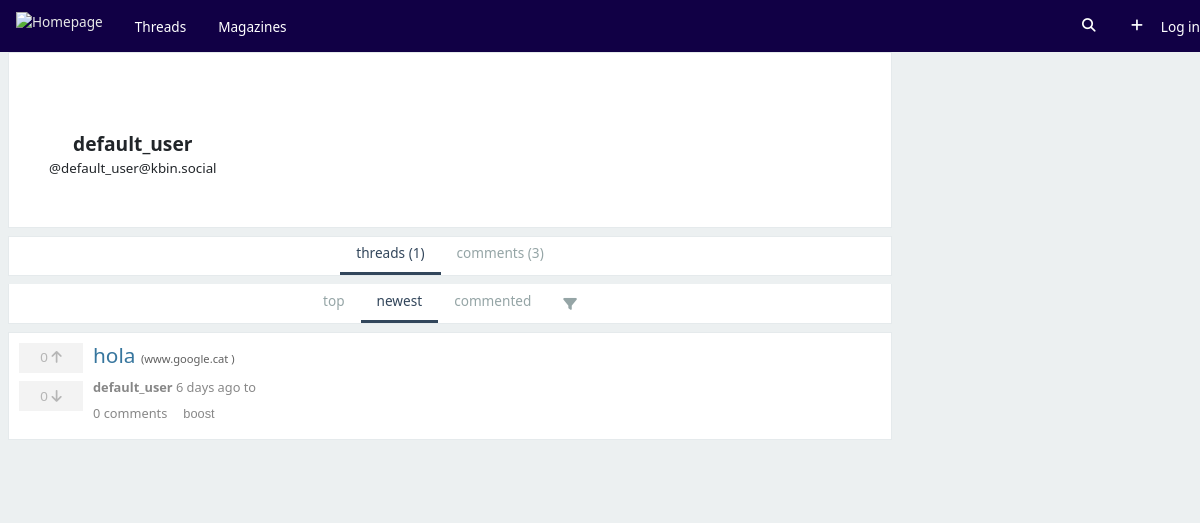
The page /u/default_user on the database its author committed.
### api/models/user.py (models this page shows, shortened)
class User(models.Model):
    username = models.CharField(max_length=32, primary_key=True)
    description = models.TextField(default="")
    cover = models.ImageField(default="")
    avatar = models.ImageField(default="")
    email = models.EmailField(unique=True)

### api/models/thread.py (models this page shows, shortened)
class Publicacio(models.Model):
    num_likes = models.PositiveIntegerField(default=0)
    num_dislikes = models.PositiveIntegerField(default=0)
    author = models.ForeignKey(User, on_delete=models.CASCADE, default='default_user')
    title = models.TextField(max_length=255, default='')
    body = models.TextField(max_length=35000, null=True)
    creation_data = models.DateTimeField(default=timezone.now)
    num_coments = models.PositiveIntegerField(default=0)
    num_boosts = models.PositiveIntegerField(default=0)
    magazine = models.ForeignKey(Magazine, on_delete=models.CASCADE)
    def temps_desde_creacio(self):
        temps = timezone.now()
        diff = temps - self.creation_data
        anys = diff.days // 365
        if anys > 0:
            return "{} years ago".format(anys)
        mesos = diff.days // 30
        if mesos > 0:
            if mesos == 1: return "1 month ago"
            return "{} months ago".format(mesos)
        setmanes = diff.days // 7
        if setmanes > 0:
            if setmanes == 1: return "1 week ago"
            return "{} weeks ago".format(setmanes)
        dies = diff.days % 7
        if dies > 0:
            if dies == 1: return "1 day ago"
            return "{} days ago".format(dies)

class Link(Publicacio):
    url = models.TextField(max_length=35000,default='')

class Publicacio(models.Model):
    num_likes = models.PositiveIntegerField(default=0)
    num_dislikes = models.PositiveIntegerField(default=0)
    author = models.ForeignKey(User, on_delete=models.CASCADE, default='default_user')
    title = models.TextField(max_length=255, default='')
    body = models.TextField(max_length=35000, null=True)
    creation_data = models.DateTimeField(default=timezone.now)
    num_coments = models.PositiveIntegerField(default=0)
    num_boosts = models.PositiveIntegerField(default=0)
    magazine = models.ForeignKey(Magazine, on_delete=models.CASCADE)
    def temps_desde_creacio(self):
        temps = timezone.now()
        diff = temps - self.creation_data
        anys = diff.days // 365
        if anys > 0:
            return "{} years ago".format(anys)
        mesos = diff.days // 30
        if mesos > 0:
            if mesos == 1: return "1 month ago"
            return "{} months ago".format(mesos)
        setmanes = diff.days // 7
        if setmanes > 0:
            if setmanes == 1: return "1 week ago"
            return "{} weeks ago".format(setmanes)
        dies = diff.days % 7
        if dies > 0:
            if dies == 1: return "1 day ago"
            return "{} days ago".format(dies)

### api/views/user_view.py (the view, shortened to what this page needs)
# urls.py: path('u/<str:username>', views.view_user, {'select':'threads','filter': 'tot', 'ordre': 'newest'}, name='view_user'),
def view_user(request, username, filter=None,ordre=None,select='threads'):
    template = loader.get_template('view_user.html')
    obj = User.objects.get(username=username)
    links_tot = Link.objects.filter(author_id=username)
    threads_tot = Thread.objects.filter(author_id=username)
    comments = Comment.objects.filter(author_id=username)
    boosts = Boost.objects.filter(user_id=username)
    nboosts =len(boosts)
    nthreads = len(list(links_tot)+list(threads_tot))
    ncom = len(comments)
    print(ncom)
    if select == 'threads':
        context = {'usuari': obj, 'threads': ordena(links_tot,threads_tot,ordre,filter),
                   'active_option': ordre, 'active_filter': filter, 'selected': select,
                   'n_threads' : nthreads,'n_com' : ncom,'n_boosts' : nboosts}
    return HttpResponse(template.render(context, request))

### api/context_processors.py (called while the page is built)
def usuari_context_processor(request):
    return {'usuari': getattr(request, 'usuari', None)}

### api/views/user_view.py (called while the page is built)
def ordena(links,threads,ordre,filter):
    if filter == 'links':
        tot = links
    elif filter == 'threads':
        tot = threads
    else:
        tot = list(links) + list(threads)
    if ordre == 'top':
        tot = sorted(tot, key=lambda x: x.num_likes, reverse=True)
    elif ordre == 'newest':
        tot = sorted(tot, key=lambda x: x.creation_data, reverse=True)
    elif ordre == 'commented':
        tot = sorted(tot, key=lambda x: x.num_coments, reverse=True)
    return tot

### api/templates/view_user.html (shortened to what this page needs)
{% load static %}
<!DOCTYPE html>
<html lang="en" style="font-size: 100%">
<head>
    <link rel="stylesheet" href="{% static '/css/824.b4cc3385.css' %}" data-turbo-track="reload">
    <link rel="stylesheet" href="{% static '/css/app.910c0aab.css' %}" data-turbo-track="reload">
</head>
<body class="theme--light" data-controller="kbin notifications" data-turbo="false">
{% include 'base.html' %}
<div id="middle" class="page-user page-user-overview">
    <div class="kbin-container">
        <main id="main" data-controller="lightbox timeago" class="">
            {% include 'section_user.html' %}
            <aside class="options" id="options">
                <menu class="options__main" style="align-items: center; justify-content: center;">
                    <li><a href="/u/{{ usuari.username }}" class="{% if selected == "threads" %}active{% endif %}">
                        <span style="vertical-align: inherit;">threads ({{ n_threads }})</span>
                    </a></li>
                    <li><a href="/u/{{ usuari.username }}/commented" class="{% if selected == "com" %}active{% endif %}">
                        <span style="vertical-align: inherit;">comments ({{ n_com }})</span>
                    </a></li>
                </menu>
            </aside>
            {% if selected != "com" %}
                <aside class="options options--top" id="options" style="align-items: center; justify-content: center;">
                    <menu class="options__main no-scroll">
                        <li><a href="/u/{{ usuari.username }}/{%if selected != "threads"%}boosts/{% endif %}top/{{ active_filter }}"
                               class="{% if active_option == 'top' %}active{% endif %}">
                            <font style="vertical-align: inherit;"><font style="vertical-align: inherit;">
                                top
                            </font></font>
                        </a></li>
                        <li><a href="/u/{{ usuari.username }}/{%if selected != "threads"%}boosts/{% endif %}newest/{{ active_filter }}"
                               class="{% if active_option == 'newest' %}active{% endif %}">
                            <font style="vertical-align: inherit;"><font style="vertical-align: inherit;">
                                newest
                            </font></font>
                        </a></li>
                        <li><a href="/u/{{ usuari.username }}/{%if selected != "threads"%}boosts/{% endif %}com/{{ active_filter }}"
                               class="{% if active_option == 'commented' %}active{% endif %}">
                            <font style="vertical-align: inherit;"><font style="vertical-align: inherit;">
                                commented
                            </font></font>
                        </a></li>
                    </menu>
                    <menu class="options__filters">
                        <li class="dropdown">
                            <button aria-label="Filtrar per tipus" title="Filtrar per tipus"><i
                                    class="fa-solid fa-filter"></i>
                            </button>
                        </li>
                    </menu>
                </aside>
            {% endif %}
            <div id="content" class="overview subjects comments-tree comments show-comment-avatar show-post-avatar">
                {% if selected != "com" %}
                    {% for thread in threads %}
                        {% include 'show_threads.html' %}
                    {% endfor %}
                {% else %}
                    {% for comment,thread in pare %}
                        {% include 'un_coment.html' %}
                    {% endfor %}
                {% endif %}
            </div>
        </main>
    </div>
</div>
</body>
</html>

### api/templates/section_user.html (shortened to what this page needs)
<div class="section">
    <div class="user-box">
        {% if usuari.cover and usuari.avatar %}
            <div class="with-cover with-avatar">
        {% elif usuari.cover != '' %}
            <div class="with-cover">
        {% elif usuari.avatar %}
            <div class="with-avatar">
        {% else %}
            <div class="">
        {% endif %}
            <div class="user-main" id="content">
                <div>
                    <div class="row">
                        <h1>{{ usuari.username }}</h1>
                        <small>@{{ usuari.username }}@kbin.social</small>
                    </div>
                </div>
            </div>
        </div>
    </div>
</div>

### api/templates/show_threads.html (shortened to what this page needs)
<!DOCTYPE html>
<html lang="en">
<article
        class="entry section subject{% if thread.author.email == user.email %} own{% endif %}{% if single %} entry--single section--top{% endif %}">
    <header>
        <h1>
            <a rel="nofollow noopener noreferrer" href="{% url 'veure_thread' thread.id 'top' %}">{{ thread.title }}</a>
            {% if thread.url != None %}
                <span class="entry__domain">
                (<a href="https://{{ thread.url }}" target="_blank">{{ thread.url }} </a>)
                </span>
            {% endif %}
        </h1>
    </header>
    <aside class="meta entry__meta">
        <a class="user-inline" href="/u/{{ thread.author_id }}">{{ thread.author_id }}</a>
        <time class="timeago"
              datetime="{{ thread.temps_desde_creacio }}">{{ thread.temps_desde_creacio }}</time>
        <span> to </span>
    </aside>
    <aside class="vote">
        <form action="{% url 'votar_thread' thread.id %}" name="votar_thread" method="post" class="vote__up">
            <button type="submit" title="Vots positius" aria-label="Vots positius">
                <span data-subject-target="favCounter">{{ thread.num_likes }}</span>
                <span><i class="fa-solid fa-arrow-up"></i></span>
            </button>
        </form>
        <form action="{% url 'votar_thread' thread.id %}" name="votar_thread" method="post" class="vote__down">
            <button type="submit" title="Vots negatius" aria-label="Vots negatius">
                <span data-subject-target="downvoteCounter">{{ thread.num_dislikes }}</span> <span><i
                    class="fa-solid fa-arrow-down"></i></span>
            </button>
        </form>
    </aside>
    <footer>
        <menu>
            <li>
                <a class="stretched-link" href="{% url 'veure_thread' thread.id 'top' %}"><span
                        data-subject-target="commentsCounter">{{ thread.num_coments }}</span> comments </a>
            </li>
            <li>
                <form action="{% url 'boost_thread' thread.id %}" name="boost_thread" method="post">
                    <button class="boost-link stretched-link" type="submit"
                            data-action="subject#favourite">boost
                    </button>
                </form>
            </li>
        </menu>
    </footer>
</article>
</html>

### static/css/824.b4cc3385.css (style rules this page uses)
:root { --ts-pr-clear-button: 0; --ts-pr-caret: 0; --ts-pr-min: .75rem }

### rows shown on the page
User: username "default_user"
Link: title "hola", url "www.google.cat", author_id "default_user", temps_desde_creacio "6 days ago", num_likes "0", num_dislikes "0", num_coments "0"

### other values the page prints
{{ n_threads }} "1"
{{ n_com }} "3"
